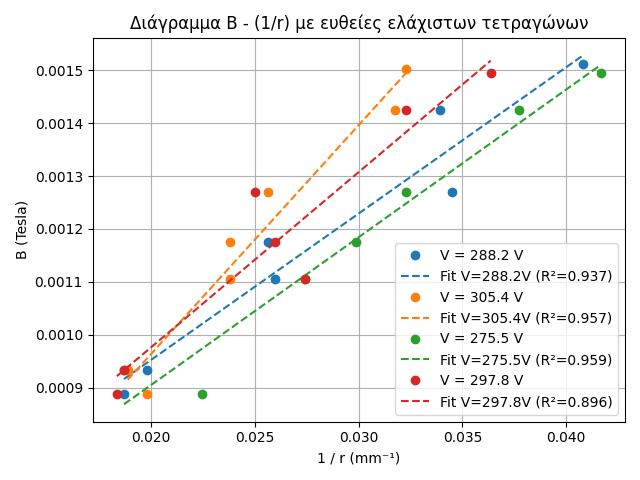

Reproduce this figure in Python.
from scipy.stats import linregress
import matplotlib.pyplot as plt
import numpy as np

e_theoretical_over_m = 1.758820e11  # C/kg
e_charge = 1.602176634e-19  # C
mu_0 = 1.25663706e-6   # Διαπερατότητα κενού (H/m)
N = 130  # Πλήθος σπειρών
R = 0.15  # Ακτίνα πηνίου (m)
c = 2.99792458e8  # m/s (ταχύτητα φωτός)
A = 0.715 * mu_0 * N / R

V_c = c**2/(8*e_theoretical_over_m)

datasets = {
    288.2: [(10.7, 1.14), (5.9, 1.83), (4.9, 1.94), (5.8, 1.63), (7.7, 1.42), (10.1, 1.2), (7.8, 1.51)],
    305.4: [(10.1, 1.14), (6.3, 1.83), (6.2, 1.93), (7.8, 1.63), (8.4, 1.42), (10.6, 1.2), (8.4, 1.51)],
    275.5: [(8.9, 1.14), (5.3, 1.83), (4.8, 1.92), (6.2, 1.63), (7.3, 1.42), (10.7, 1.2), (6.7, 1.51)],
    297.8: [(10.9, 1.14), (6.2, 1.83), (5.5, 1.92), (8.0, 1.63), (7.3, 1.42), (10.7, 1.2), (7.7, 1.51)],
}

for voltage, data in datasets.items():
    d_mm_inv = [2 / (d * 10) for d, _ in data]
    B = [A * I for _, I in data]
    
    point_plot = plt.plot(d_mm_inv, B, 'o', label=f'V = {voltage} V')
    color = point_plot[0].get_color()

    slope, intercept, r_value, p_value, std_err = linregress(d_mm_inv, B)
    x_fit = sorted(d_mm_inv)
    y_fit = [slope * x + intercept for x in x_fit]
    plt.plot(x_fit, y_fit, linestyle='--', color=color,
             label=f'Fit V={voltage}V (R²={r_value**2:.3f})')

    # Κλίση και σφάλμα σε SI μονάδες
    k_si = slope * 1e-3  # T·m
    delta_k_si = std_err * 1e-3

    # e/m και σφάλμα
    e_over_m = (2 * voltage) / (k_si ** 2)
    delta_e_over_m = abs((4 * voltage) / (k_si ** 3)) * delta_k_si

    # Μάζα και σφάλμα
    m_electron = e_charge / e_over_m
    delta_m = e_charge / (e_over_m ** 2) * delta_e_over_m

    # Ταχύτητα και σφάλμα
    v_electron = np.sqrt(2 * e_charge * voltage / m_electron)
    delta_v = (e_charge * voltage) / (v_electron * m_electron ** 2) * delta_m

    # γ και σφάλμα
    gamma = 1 / np.sqrt(1 - (v_electron / c) ** 2)
    delta_gamma = (v_electron / c**2) / (1 - (v_electron / c)**2)**(3/2) * delta_v

    # Εκτύπωση
    print(f"Τάση {voltage} V:")
    print(f"  Κλίση: k = ({k_si:.5e} ± {delta_k_si:.2e}) T·m")
    print(f"  e/m = ({e_over_m:.5e} ± {delta_e_over_m:.2e}) C/kg")
    print(f"  e/m θεωρ. = {e_theoretical_over_m:.5e} C/kg")
    print(f"  Σχετικό σφάλμα e/m: {abs(e_over_m - e_theoretical_over_m)/e_theoretical_over_m * 100:.2f}%")
    print(f"  Μάζα: m = ({m_electron:.5e} ± {delta_m:.2e}) kg")
    print(f"  Ταχύτητα: v = ({v_electron:.5e} ± {delta_v:.2e}) m/s")
    print(f"  Συντελεστής γ = ({gamma:.8f} ± {delta_gamma:.2e})\n")
print(f"Η τάση που πρέπει να εφαρμόσουμε ώστε η ταχύτητα των ηλεκτρονίων να γίνει η μισή της ταχύτητας του φωτός είναι {V_c} Volts")
# Διαμόρφωση γραφήματος
plt.xlabel('1 / r (mm⁻¹)')
plt.ylabel('B (Tesla)')
plt.title('Διάγραμμα B - (1/r) με ευθείες ελάχιστων τετραγώνων')
plt.grid(True)
plt.legend()
plt.tight_layout()
plt.savefig("d1.jpg")
plt.show()